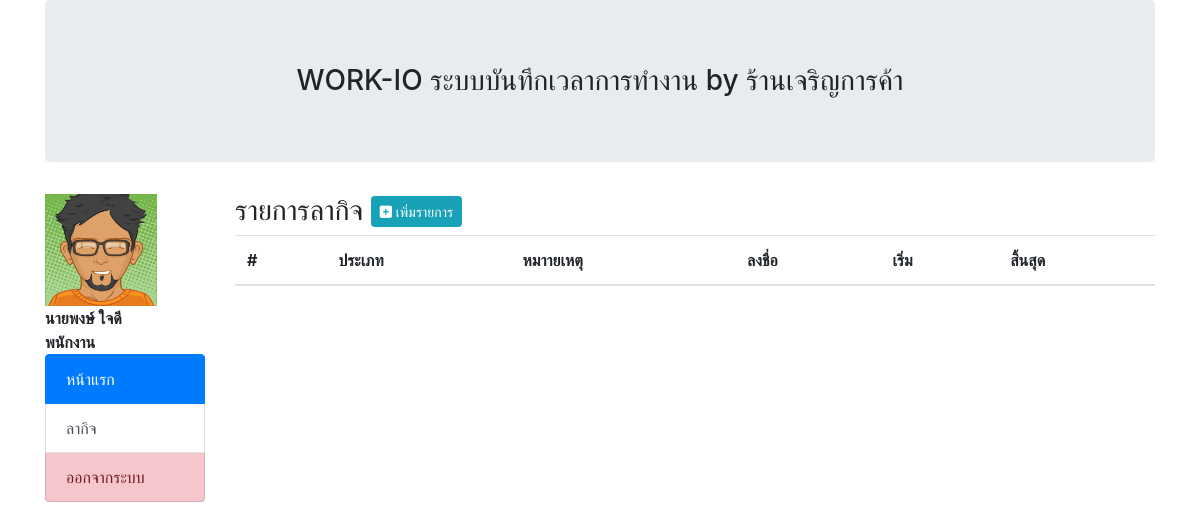
The page /job.php (signed in) on the database its author committed.
### tables this page shows
CREATE TABLE `tbl_emp` (
  `m_id` int(11) NOT NULL,
  `m_username` varchar(50) NOT NULL,
  `m_password` varchar(50) NOT NULL,
  `m_firstname` enum('นาย','นางสาว','นาง') NOT NULL,
  `m_name` varchar(100) NOT NULL,
  `m_lastname` varchar(100) NOT NULL,
  `m_position` enum('พนักงาน','ผู้จัดการ','แอดมิน') NOT NULL,
  `m_img` varchar(100) DEFAULT NULL,
  `m_phone` varchar(20) NOT NULL,
  `m_email` varchar(50) NOT NULL,
  `m_level` enum('staff','admin') NOT NULL,
  `m_datesave` timestamp NOT NULL DEFAULT current_timestamp()
);

### job.php (the view, shortened to what this page needs)
<!doctype html>
<html lang="en">
<?php
include('condb.php');
$m_id = $_SESSION['m_id'];
$queryemp = "SELECT * FROM tbl_emp WHERE m_id=$m_id";
$resultm = mysqli_query($condb, $queryemp) or die("Error in query: $queryemp " . mysqli_error($condb));
$rowm = mysqli_fetch_array($resultm);
?>
<head>
  <link rel="stylesheet" href="https://stackpath.bootstrapcdn.com/bootstrap/4.4.1/css/bootstrap.min.css">
  <link rel="stylesheet" href="https://cdnjs.cloudflare.com/ajax/libs/font-awesome/6.0.0/css/all.min.css">
</head>
<body>
  <div class="container">
    <div class="row">
      <div class="col col-sm-12">
        <h3 class="jumbotron" align="center">WORK-IO ระบบบันทึกเวลาการทำงาน by ร้านเจริญการค้า </h3>
      </div>
    </div>
  </div>
  <div class="container">
    <div class="row">
      <div class="col col-sm-2">
        <img src="img/<?php echo $rowm['m_img']; ?>" width='70%'>
        <br>
        <b>
          <?php echo $rowm['m_firstname'] . $rowm['m_name'] . ' ' . $rowm['m_lastname']; ?>
          <br>
          <?php echo $rowm['m_position']; ?>
        </b>
        <br>
        <div class="list-group">
          <a href="profile.php" class="list-group-item list-group-item-action active">
            หน้าแรก
          </a>
          <a href="job.php" class="list-group-item list-group-item-action">ลากิจ</a>
          <a href="logout.php" class="list-group-item list-group-item-danger" onclick="return confirm('Logout??');">ออกจากระบบ</a>
        </div>
      </div>
      <div class="col col-sm-10">
        <h3>รายการลากิจ
          <button type="button" class="btn btn-info btn-sm" data-toggle="modal" data-target="#exampleModal" data-whatever="@mdo">
            <i class="fa fa-plus-square me-1" aria-hidden="true"></i> เพิ่มรายการ
          </button>
        </h3>
        <table class="table">
          <thead>
            <tr>
              <th>#</th>
              <th>ประเภท</th>
              <th>หมาายเหตุ</th>
              <th>ลงชื่อ</th>
              <th>เริ่ม</th>
              <th>สิ้นสุด</th>
            </tr>
          </thead>
        </table>
      </div>
    </div>
  </div>
</body>
</html>

### rows shown on the page
tbl_emp: m_img (picture), m_firstname "นาย", m_name "พงษ์", m_lastname "ใจดี", m_position "พนักงาน"
